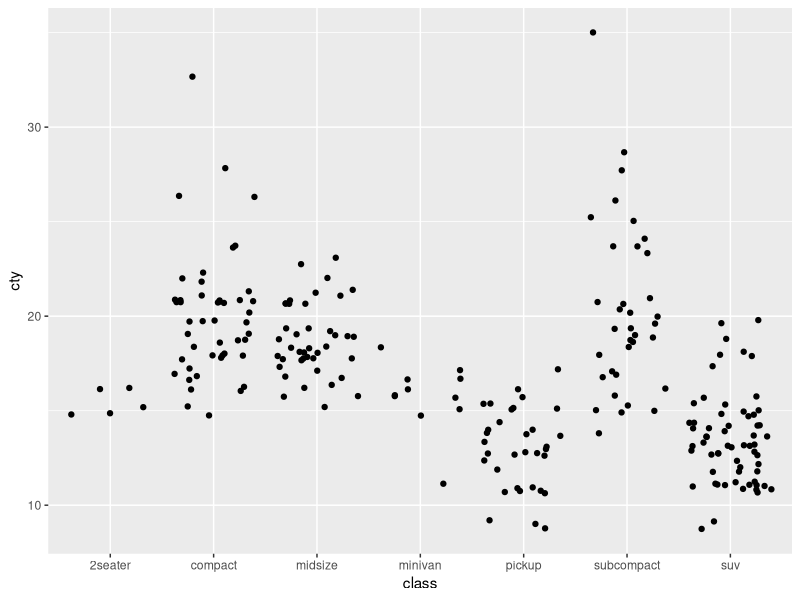

Generate this figure with R:
## ---- chunk 1
knitr::opts_chunk$set(echo = TRUE)
library(tidyverse)
## ---- chunk 2
ggplot(data = mpg, aes(x=class, y=cty))+
  geom_jitter()
